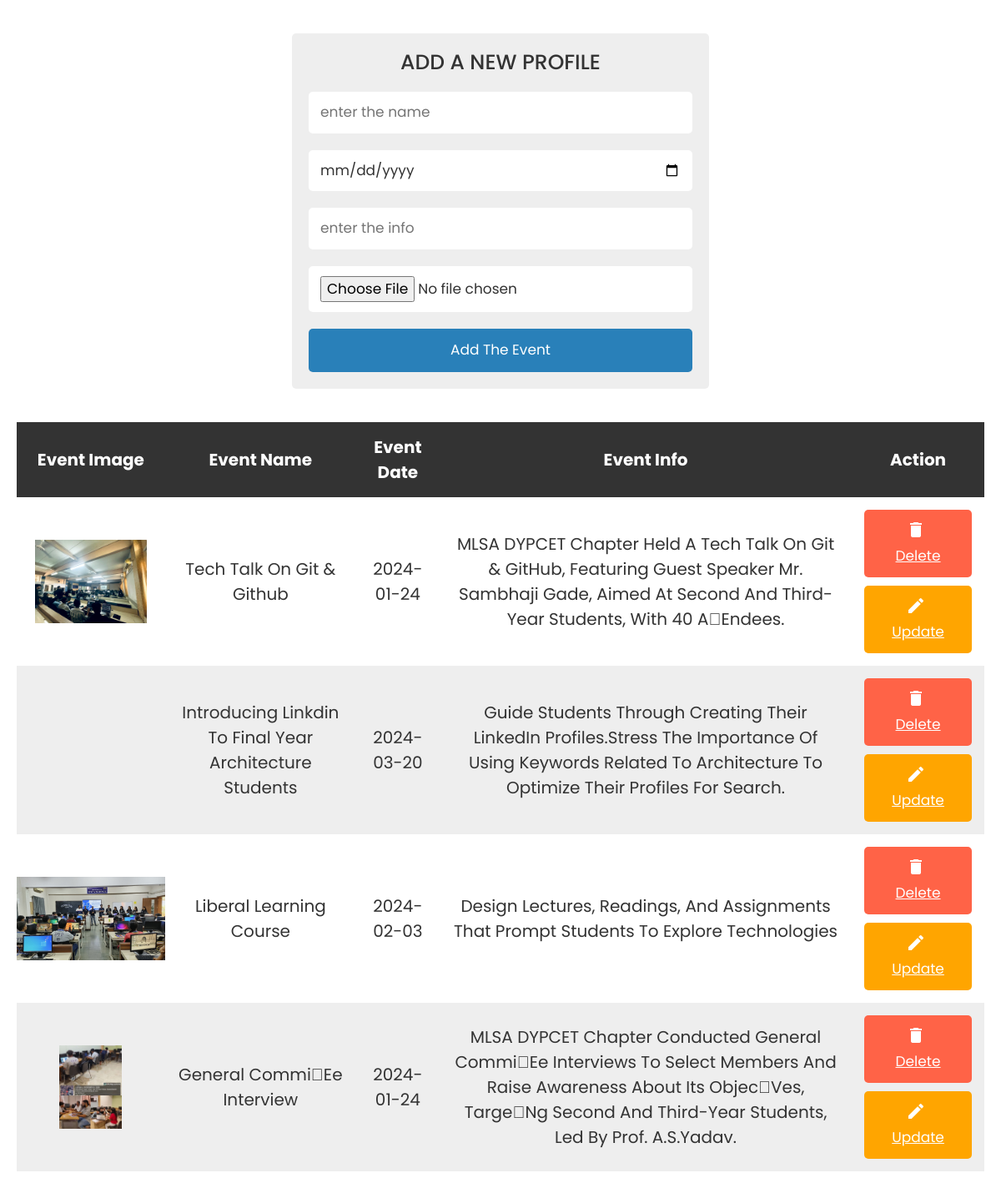
Screenshot of /adminevent.php with the database file from the repository.
### tables this page shows
CREATE TABLE `events` (
  `id` int(255) NOT NULL,
  `name` varchar(255) NOT NULL,
  `date` date NOT NULL,
  `info` varchar(255) NOT NULL,
  `image` varchar(255) NOT NULL
);

### adminevent.php (the view, shortened to what this page needs)
<?php
@include 'config.php';
?>
<!DOCTYPE html>
<html lang="en">
<head>
    <link rel="stylesheet" href="https://cdnjs.cloudflare.com/ajax/libs/font-awesome/4.7.0/css/font-awesome.min.css">
    <link href="https://cdn.jsdelivr.net/npm/bootstrap@5.3.1/dist/css/bootstrap.min.css" rel="stylesheet"
>
    <link rel="stylesheet" href="adminevent.css">
</head>
<body>
    <div class="containeer">
        <section>
            <form action="" method="post" class="add-event-form" enctype="multipart/form-data">
                <h3>add a new profile</h3>
                <input type="text" name="p_name" placeholder="enter the name" class="box" required>
                <input type="date" name="p_date" placeholder="enter the date " class="box" required>
                <input type="text" name="p_info" placeholder="enter the info" class="box" required>
                <input type="file" name="p_image" min="0" accept="image/png,image/jpg,image/jpeg" class="box" required>
                <input type="submit" value="add the event" name="add_event" class="btn">
            </form>
        </section>
        <section class="display-event-table">
            <table>
                <thead>
                    <th>event image</th>
                    <th>event name</th>
                    <th>event date</th>
                    <th>event info</th>
                    <th>action</th>
                </thead>
                <tbody>
                    <?php
                    $select_events = mysqli_query($link, "select * from  `events` ");
                    if (mysqli_num_rows($select_events) > 0) {
                        while ($row = mysqli_fetch_assoc($select_events)) {
                            ?>
                            <tr>
                                <td>
                                    <image src="image/<?php echo $row['image']; ?>" height="100" alt="">
                                </td>
                                <td>
                                    <?php echo $row['name']; ?>
                                </td>
                                <td>
                                    <?php echo $row['date']; ?>
                                </td>
                                <td>
                                    <?php echo $row['info']; ?>
                                </td>
                                <td>
                                    <a href="adminevent.php?delete=<?php echo $row['id']; ?>" class="delete-btn"
                                        onclick="return confirm('are your sure you want to delete this?');"><i
                                            class="material-icons">delete</i>Delete </a>
                                    <a href="adminevent.php?edit=<?php echo $row['id']; ?>" class="option-btn"> <i
                                            class="material-icons">edit</i> update </a>
                                </td>
                            </tr>
                            <?php
                        }
                    } else {
                        echo "<span>no events are added</span>";
                    }
                    ?>
                </tbody>
            </table>
        </section>
    </div>
</body>
</html>

### adminevent.css (style rules this page uses)
:root { --blue:#2980b9; --red:tomato; --orange:orange; --black:#333; --white:#fff; --bg-color:#eee; --dark-bg:rgba(0,0,0,.7); --box-shadow:0 .5rem 1rem rgba(0,0,0,.1); --border:.1rem solid #999; }
* { font-family: 'Poppins', sans-serif; margin:0; padding:0; box-sizing: border-box; outline: none; border:none; text-decoration: none; text-transform: capitalize; overflow-x: auto; }
html { font-size: 62.5%; overflow-x: hidden; }
section { padding:2rem; }
.btn, .option-btn, .delete-btn { display: block; width: 100%; text-align: center; background-color: var(--blue); color:var(--white); font-size: 1.7rem; padding:1.2rem 3rem; border-radius: .5rem; cursor: pointer; margin-top: 1rem; }
.option-btn i, .delete-btn i { padding-right: .5rem; }
.option-btn { background-color: var(--orange); }
.delete-btn { margin-top: 0; background-color: var(--red); }
.add-event-form { max-width: 50rem; background-color: var(--bg-color); border-radius: .5rem; padding:2rem; margin:0 auto; margin-top: 2rem; }
.add-event-form h3 { font-size: 2.5rem; margin-bottom: 1rem; color:var(--black); text-transform: uppercase; text-align: center; }
.add-event-form .box { text-transform: none; padding:1.2rem 1.4rem; font-size: 1.7rem; color:var(--black); border-radius: .5rem; background-color: var(--white); margin:1rem 0; width: 100%; }
.display-event-table table { width: 100%; text-align: center; overflow-x: scroll; }
.display-event-table table thead th { padding:1.5rem; font-size: 2rem; background-color: var(--black); color:var(--white); }
.display-event-table table td { padding:1.5rem; font-size: 2rem; color:var(--black); }
.display-event-table table td:first-child { padding:0; }
.display-event-table table tr:nth-child(even) { background-color: var(--bg-color); }

### rows the page displays
events: image (picture), name "Tech Talk On Git & Github", date "2024-01-24", info "MLSA DYPCET Chapter Held A Tech Talk On Git & GitHub, Featuring Guest Speaker Mr. Sambhaji Gade, Aimed At Second And Third-Year Students, With 40 A􀆩endees."
events: name "Introducing Linkdin To Final Year Architecture Students", date "2024-03-20", info "Guide Students Through Creating Their LinkedIn Profiles.Stress The Importance Of Using Keywords Related To Architecture To Optimize Their Profiles For Search."
events: image (picture), name "Liberal Learning Course", date "2024-02-03", info "Design Lectures, Readings, And Assignments That Prompt Students To Explore Technologies"
events: image (picture), name "General Commi􀆩ee Interview", date "2024-01-24", info "MLSA DYPCET Chapter Conducted General Commi􀆩ee Interviews To Select Members And Raise Awareness About Its Objec􀆟ves, Targe􀆟ng Second And Third-Year Students, Led By Prof. A.S.Yadav."
